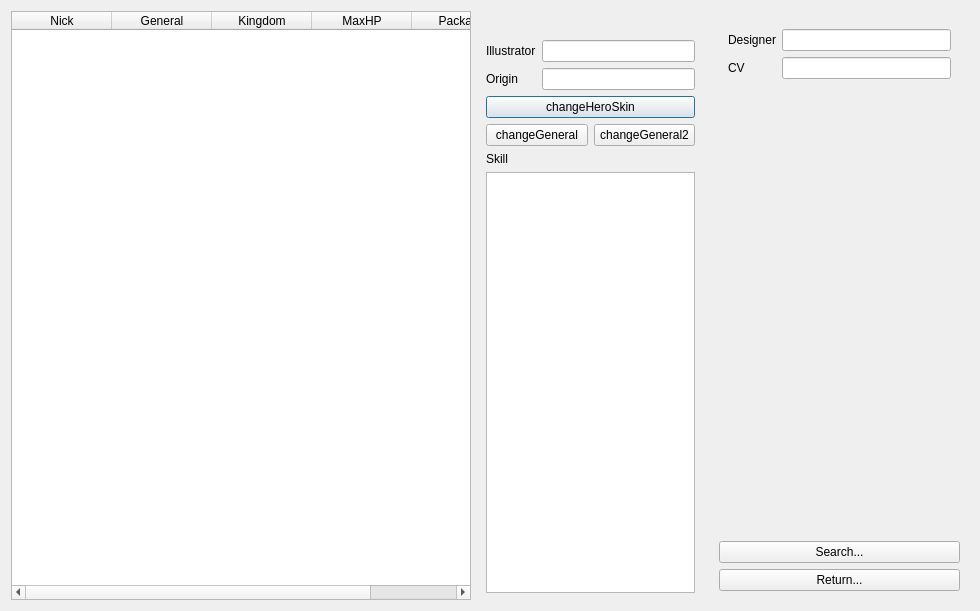
<?xml version="1.0" encoding="UTF-8"?>
<ui version="4.0">
 <class>GeneralOverview</class>
 <widget class="QDialog" name="GeneralOverview">
  <property name="windowModality">
   <enum>Qt::NonModal</enum>
  </property>
  <property name="geometry">
   <rect>
    <x>0</x>
    <y>0</y>
    <width>980</width>
    <height>611</height>
   </rect>
  </property>
  <property name="minimumSize">
   <size>
    <width>945</width>
    <height>550</height>
   </size>
  </property>
  <property name="baseSize">
   <size>
    <width>0</width>
    <height>0</height>
   </size>
  </property>
  <property name="windowTitle">
   <string>General Overview</string>
  </property>
  <layout class="QHBoxLayout" name="horizontalLayout_2">
   <item>
    <widget class="QTableWidget" name="tableWidget">
     <property name="minimumSize">
      <size>
       <width>460</width>
       <height>0</height>
      </size>
     </property>
     <property name="editTriggers">
      <set>QAbstractItemView::NoEditTriggers</set>
     </property>
     <property name="selectionMode">
      <enum>QAbstractItemView::SingleSelection</enum>
     </property>
     <property name="selectionBehavior">
      <enum>QAbstractItemView::SelectRows</enum>
     </property>
     <property name="sortingEnabled">
      <bool>true</bool>
     </property>
     <column>
      <property name="text">
       <string>Nick</string>
      </property>
     </column>
     <column>
      <property name="text">
       <string>General</string>
      </property>
     </column>
     <column>
      <property name="text">
       <string>Kingdom</string>
      </property>
     </column>

     <column>
      <property name="text">
       <string>MaxHP</string>
      </property>
     </column>
     <column>
      <property name="text">
       <string>Package</string>
      </property>
     </column>
    </widget>
   </item>
   <item>
    <layout class="QHBoxLayout" name="horizontalLayout">
     <item>
      <widget class="QFrame" name="frame">
       <property name="minimumSize">
        <size>
         <width>0</width>
         <height>591</height>
        </size>
       </property>
       <layout class="QVBoxLayout" name="verticalLayout_2">
        <item alignment="Qt::AlignHCenter">
         <widget class="QLabel" name="generalPhoto">
          <property name="text">
           <string/>
          </property>
          <property name="pixmap">
           <pixmap>../image/generals/card/caocao.jpg</pixmap>
          </property>
         </widget>
        </item>
        <item>
         <layout class="QFormLayout" name="formLayout">
          <item row="0" column="0">
           <widget class="QLabel" name="label">
            <property name="text">
             <string>Illustrator</string>
            </property>
           </widget>
          </item>
          <item row="0" column="1">
           <widget class="QLineEdit" name="illustratorLineEdit">
            <property name="frame">
             <bool>true</bool>
            </property>
            <property name="alignment">
             <set>Qt::AlignRight|Qt::AlignTrailing|Qt::AlignVCenter</set>
            </property>
            <property name="readOnly">
             <bool>true</bool>
            </property>
           </widget>
          </item>
          <item row="1" column="0">
           <widget class="QLabel" name="label_2">
            <property name="text">
             <string>Origin</string>
            </property>
           </widget>
          </item>
          <item row="1" column="1">
           <widget class="QLineEdit" name="originLineEdit">
            <property name="alignment">
             <set>Qt::AlignRight|Qt::AlignTrailing|Qt::AlignVCenter</set>
            </property>
            <property name="readOnly">
             <bool>true</bool>
            </property>
           </widget>
          </item>
         </layout>
        </item>
        <item>
         <widget class="QPushButton" name="changeHeroSkinButton">
          <property name="text">
           <string>changeHeroSkin</string>
          </property>
         </widget>
        </item>
        <item>
         <layout class="QHBoxLayout" name="changeGeneralButtonLayout">
          <property name="sizeConstraint">
           <enum>QLayout::SetFixedSize</enum>
          </property>
          <property name="leftMargin">
           <number>0</number>
          </property>
          <property name="bottomMargin">
           <number>0</number>
          </property>
          <item>
           <widget class="QPushButton" name="changeGeneralButton">
            <property name="text">
             <string>changeGeneral</string>
            </property>
           </widget>
          </item>
          <item>
           <widget class="QPushButton" name="changeGeneral2Button">
            <property name="text">
             <string>changeGeneral2</string>
            </property>
           </widget>
          </item>
         </layout>
        </item>
        <item>
         <widget class="QLabel" name="skillLabel">
          <property name="text">
           <string>Skill</string>
          </property>
         </widget>
        </item>
        <item>
         <widget class="QTextEdit" name="skillTextEdit">
          <property name="readOnly">
           <bool>true</bool>
          </property>
         </widget>
        </item>
       </layout>
      </widget>
     </item>
     <item>
      <widget class="QFrame" name="frame2">
       <layout class="QVBoxLayout" name="verticalLayout">
        <item>
         <widget class="QFrame" name="frame1">
          <property name="minimumSize">
           <size>
            <width>241</width>
            <height>0</height>
           </size>
          </property>
          <property name="maximumSize">
           <size>
            <width>271</width>
            <height>91</height>
           </size>
          </property>
          <layout class="QGridLayout" name="_2">
           <item row="1" column="1">
            <widget class="QLineEdit" name="cvLineEdit">
             <property name="frame">
              <bool>true</bool>
             </property>
             <property name="alignment">
              <set>Qt::AlignRight|Qt::AlignTrailing|Qt::AlignVCenter</set>
             </property>
             <property name="readOnly">
              <bool>true</bool>
             </property>
            </widget>
           </item>
           <item row="1" column="0">
            <widget class="QLabel" name="cvLabel">
             <property name="text">
              <string>CV</string>
             </property>
            </widget>
           </item>
           <item row="0" column="1">
            <widget class="QLineEdit" name="designerLineEdit">
             <property name="alignment">
              <set>Qt::AlignRight|Qt::AlignTrailing|Qt::AlignVCenter</set>
             </property>
             <property name="readOnly">
              <bool>true</bool>
             </property>
            </widget>
           </item>
           <item row="0" column="0">
            <widget class="QLabel" name="designerLabel">
             <property name="text">
              <string>Designer</string>
             </property>
            </widget>
           </item>
          </layout>
         </widget>
        </item>
        <item>
         <widget class="QScrollArea" name="scrollArea">
          <property name="maximumSize">
           <size>
            <width>271</width>
            <height>16777215</height>
           </size>
          </property>
          <property name="frameShape">
           <enum>QFrame::NoFrame</enum>
          </property>
          <property name="widgetResizable">
           <bool>true</bool>
          </property>
          <widget class="QWidget" name="scrollAreaWidgetContents">
           <property name="geometry">
            <rect>
             <x>0</x>
             <y>0</y>
             <width>241</width>
             <height>447</height>
            </rect>
           </property>
          </widget>
         </widget>
        </item>
        <item>
         <widget class="QPushButton" name="searchButton">
          <property name="maximumSize">
           <size>
            <width>271</width>
            <height>16777215</height>
           </size>
          </property>
          <property name="text">
           <string>Search...</string>
          </property>
         </widget>
        </item>
        <item>
         <widget class="QPushButton" name="returnButton">
          <property name="maximumSize">
           <size>
            <width>271</width>
            <height>16777215</height>
           </size>
          </property>
          <property name="text">
           <string>Return...</string>
          </property>
         </widget>
        </item>
       </layout>
      </widget>
     </item>
    </layout>
   </item>
  </layout>
 </widget>
 <resources/>
 <connections/>
</ui>
